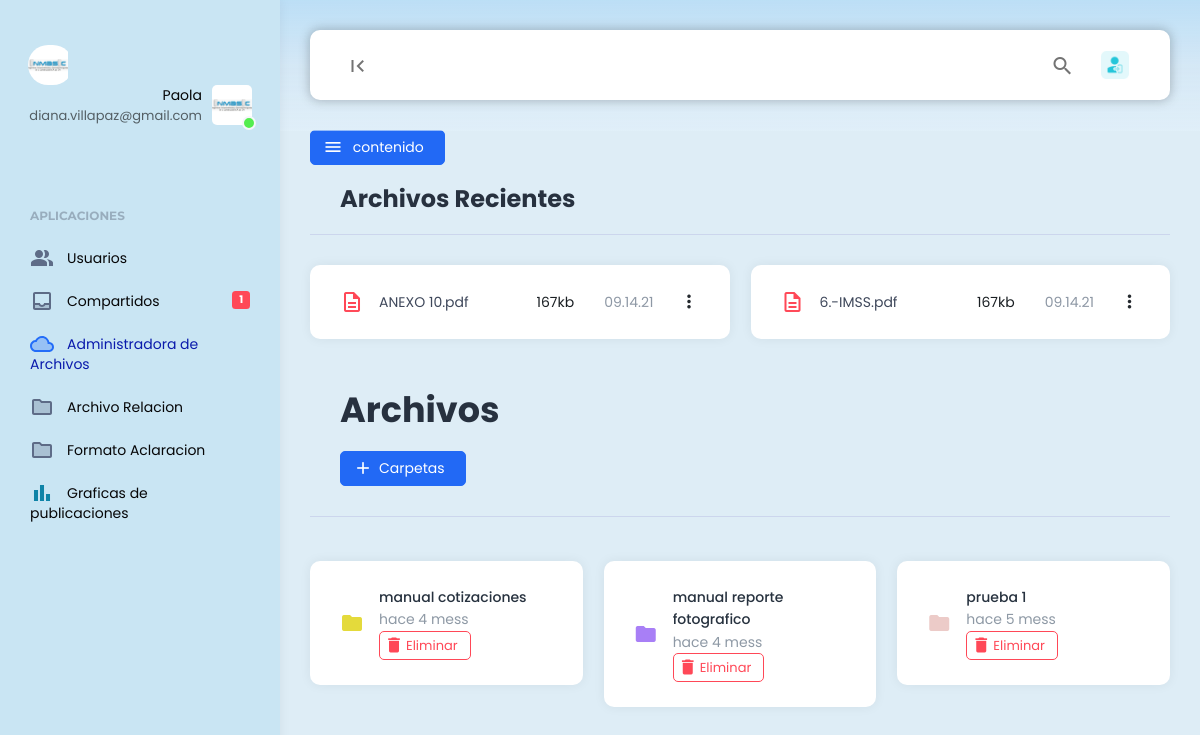
The page /Admin (signed in) on the database its author committed.
### tables this page shows
CREATE TABLE `archivos` (
  `id` int(11) NOT NULL,
  `nombre` varchar(255) NOT NULL,
  `tipo` varchar(100) NOT NULL,
  `fecha_create` timestamp NOT NULL DEFAULT current_timestamp() ON UPDATE current_timestamp(),
  `estado` int(11) NOT NULL DEFAULT 1,
  `elimina` datetime DEFAULT NULL,
  `id_carpeta` int(11) NOT NULL,
  `id_usuario` int(11) NOT NULL
);

CREATE TABLE `carpetas` (
  `id` int(11) NOT NULL,
  `nombre` varchar(255) NOT NULL,
  `fecha_create` timestamp NOT NULL DEFAULT current_timestamp() ON UPDATE current_timestamp(),
  `estado` int(11) NOT NULL DEFAULT 1,
  `id_usuario` int(11) NOT NULL
);

### Config/App/Controller.php (called while the page is built, shortened)
<?php
class Controller{
    public function cargarModel()
    {
        $model = get_class($this)."Model";
        $ruta = "Models/".$model.".php";
        if (file_exists($ruta)) {
            $this->model = new $model();
        }
    }
}
?>

### Config/App/Conexion.php (called while the page is built)
<?php
class Conexion {
    private $conect;
    public function __construct() {
        $pdo = "mysql:host=".HOST.";dbname=".DB.";charset=utf8";
        try {
            $this->conect = new PDO($pdo, USER, PASS);
            $this->conect->setAttribute(PDO::ATTR_ERRMODE, PDO::ERRMODE_EXCEPTION);
        } catch (PDOException $e) {
            echo "Error en la conexion: " . $e->getMessage();
        }
    }
    public function conect() {
        return $this->conect;
    }
}
?>

### Config/App/Query.php (called while the page is built, shortened)
<?php
class Query extends Conexion{
    private $pdo, $con, $sql, $datos;
    public function __construct() {
        $this->pdo = new Conexion();
        $this->con = $this->pdo->conect();
    }
    public function selectAll(string $sql)
    {
        $this->sql = $sql;
        $resul = $this->con->prepare($this->sql);
        $resul->execute();
        $data = $resul->fetchAll(PDO::FETCH_ASSOC);
        return $data;
    }
    public function save(string $sql, array $datos)
    {
        $this->sql = $sql;
        $this->datos = $datos;
        $insert = $this->con->prepare($this->sql);
        $data = $insert->execute($this->datos);
        if ($data) {
            $res = 1;
        }else{
            $res = 0;
        }
        return $res;
    }
}
?>

### Models/AdminModel.php (called while the page is built, shortened)
<?php
class AdminModel extends Query
{
    public function getCarpetas($id_usuario) {
        $sql = "SELECT * FROM carpetas WHERE id_usuario = $id_usuario AND estado = 1 AND id !=1  ORDER BY id DESC";
        return $this->selectAll($sql);
    }
    public function getArchivosRecientes($id_usuario)
    {
        $sql = "SELECT * FROM archivos WHERE id_usuario = $id_usuario AND estado = 1 ORDER BY id DESC LIMIT 6";
        return $this->selectAll($sql);
    }
    public function getConsulta(){
        $sql = "SELECT * FROM archivos WHERE estado =0";
        return $this->selectAll($sql);
    }
    public function eliminarRegistro($id_archivo){
        $sql = "DELETE FROM archivos WHERE id =?";
        $datos = array($id_archivo);
        return $this->save($sql, $datos);
    }
}
?>

### Config/App/Views.php (called while the page is built)
<?php
class Views{
    public function getView($pagina, $vista, $data="")
    {
        if ($pagina == "principal") {
            $vista = "Views/".$vista.".php";
        }else{
            $vista = "Views/".$pagina."/".$vista.".php";
        }
        require $vista;
    }
}
?>

### Views/Admin/home.php (the view, shortened to what this page needs)
<?php include_once 'Views/template/header.php';
?>
<div class="app-content">
    <?php include_once 'Views/components/menus.php'; ?>
    <div class="content-wrapper">
        <div class="container-fluid">
            <div class="section-description">
                <h1>Archivos Recientes</h1>
            </div>
            <div class="row">
                <?php foreach ($data['archivos'] as $archivo) { ?>
                    <div class="col-md-6">
                        <div class="card file-manager-recent-item">
                            <div class="card-body">
                                <div class="d-flex align-items-center">
                                    <i class="material-icons-outlined text-danger align-middle m-r-sm">description</i>
                                    <a href="<?php echo BASE_URL . 'Views/archivos/ver_archivo.php?archivo=' . urlencode($archivo['id_carpeta'] . '/' . $archivo['nombre']); ?>"
                                        target="_blank" class="file-manager-recent-item-title flex-fill">
                                        <?php echo $archivo['nombre']; ?>
                                    </a>
                                    <span class="p-h-sm">167kb</span>
                                    <span class="p-h-sm text-muted">09.14.21</span>
                                    <a href="#" class="dropdown-toggle file-manager-recent-file-actions"
                                        id="file-manager-recent-<?php echo $archivo['id']; ?>" data-bs-toggle="dropdown"
                                        aria-expanded="false"><i class="material-icons">more_vert</i></a>
                                </div>
                            </div>
                        </div>
                    </div>
                <?php } ?>
            </div>
            <div class="row">
                <div class="col">
                    <div class="page-description d-flex align-items-center">
                        <div class="page-description-content flex-grow-1">
                            <h1>Archivos</h1>
                        </div>
                        <div class="page-description-actions">
                            <a href="#" class="btn btn-primary" id="btnUpload"><i
                                    class="material-icons">add</i>Carpetas</a>
                        </div>
                    </div>
                </div>
            </div>
            <div class="row">
                <?php foreach ($data['carpetas'] as $carpeta) { ?>
                    <div class="col-md-4">
                        <div class="card file-manager-group">
                            <div class="card-body d-flex align-items-center">
                                <i class="material-icons" style="color: #<?php echo $carpeta['color']; ?>;">folder</i>
                                <div class="file-manager-group-info flex-fill">
                                    <a href="#" id="<?php echo $carpeta['id']; ?>"
                                        class="file-manager-group-title carpetas"><?php echo $carpeta['nombre']; ?></a>
                                    <span class="file-manager-group-about"><?php echo $carpeta['fecha']; ?></span>
				    <button type="button" id="btnEliminar" class="btn btn-outline-danger btn-sm m-r-xs" onclick="window.location.href='http://localhost/PInmasic/Views/Extra/Eliminar.php?id=<?php echo $carpeta['id']; ?>'">
		    <i class="material-icons">delete</i>Eliminar
		    </button>
                                </div>
                            </div>
                        </div>
                    </div>
                <?php } ?>
            </div>
	    </div>
    </div>
</div>
<?php
include_once 'Views/template/footer.php';
?>

### index.php (shortened to what this page needs)
<?php
$ruta = !empty($_GET['url']) ? $_GET['url'] : "principal/index";
$array = explode("/", $ruta);
$controller = ucfirst($array[0]);
$metodo = "index";
$parametro = "";
$dirControllers = "Controllers/" . $controller . ".php";
if (file_exists($dirControllers)) {
    $controller = new $controller();
    if (method_exists($controller, $metodo)) {
        $controller->$metodo($parametro);
    } else {
        header ('Location:' .BASE_URL . 'errors');
    }
} else {
    header ('Location:' .BASE_URL . 'errors');
}
?>

### Controllers/Admin.php (shortened to what this page needs)
<?php
class Admin extends Controller
{
    private $id_usuario, $correo;
    public function __construct()
    {
        $this->id_usuario = $_SESSION['id'];
        $this->correo = $_SESSION['correo'];
        $fecha = date('Y-m-d H:i:s');
        $eliminar = $this->model->getConsulta();
        $ruta = 'Assets/archivos/';
        for ($i = 0; $i < count($eliminar); $i++) {
            if ($eliminar[$i]['elimina'] < $fecha) {
                $accion = $this->model->eliminarRegistro($eliminar[$i]['id']);
            }
        }
    }
    public function index()
    {
	if($_SESSION['rol']==1){
        $data['title'] = 'Panel de administración';
        $data['script'] = 'files.js';
        $data['active'] = 'recent';
        $data['menu'] = 'Admin';
        $carpetas = $this->model->getCarpetas($this->id_usuario);
        $data['archivos'] = $this->model->getArchivosRecientes($this->id_usuario);
        for ($i = 0; $i < count($carpetas); $i++) {
            $carpetas[$i]['color'] = substr(md5($carpetas[$i]['id']), 0, 6);
            $carpetas[$i]['fecha'] = time_ago(strtotime($carpetas[$i]['fecha_create']));
        }
        $data['carpetas'] = $carpetas;
        $data['shares'] = $this->model->verificarEstado($this->correo);
        $this->views->getView('Admin', 'home', $data);
	}elseif($_SESSION['rol']==2){
	$data['title'] = 'Panel de administración';
        $data['script'] = 'files.js';
        $data['active'] = 'recent';
        $data['menu'] = 'Admin';
        $carpetas = $this->model->getCarpetas($this->id_usuario);
        $data['archivos'] = $this->model->getArchivosRecientes($this->id_usuario);
        $data['carpetas'] = $carpetas;
        $data['shares'] = $this->model->verificarEstado($this->correo);
        $this->views->getView('Usuario', 'home', $data);}
    }
}
?>

### Views/template/header.php (shortened to what this page needs)
<!DOCTYPE html>
<html lang="en">
<head>
    <link href="<?php echo BASE_URL . 'Assets/plugins/bootstrap/css/bootstrap.min.css'; ?>" rel="stylesheet">
    <link href="<?php echo BASE_URL . 'Assets/plugins/perfectscroll/perfect-scrollbar.css'; ?>" rel="stylesheet">
    <link href="<?php echo BASE_URL . 'Assets/plugins/pace/pace.css'; ?>" rel="stylesheet">
    <link rel="stylesheet" href="https://unpkg.com/dropzone@5/dist/min/dropzone.min.css" type="text/css">
    <link href="<?php echo BASE_URL . 'Assets/plugins/DataTables/datatables.min.css'; ?>" rel="stylesheet">
    <link href="<?php echo BASE_URL . 'Assets/css/select2.min.css'; ?>" rel="stylesheet">
    <link href="<?php echo BASE_URL . 'Assets/css/select2-bootstrap-5-theme.rtl.min.css'; ?>" rel="stylesheet">
    <link href="<?php echo BASE_URL . 'Assets/css/main.css'; ?>" rel="stylesheet">
    <link href="<?php echo BASE_URL . 'Assets/css/custom.css'; ?>" rel="stylesheet">
    <link href="<?php echo BASE_URL . 'Assets/js/jspdf.min.js'; ?>" rel="stylesheet">
</head>
<body>
    <div class="app align-content-stretch d-flex flex-wrap">
        <div class="app-sidebar">
            <div class="logo">
                <a href="#" class="logo-icon"><span class="logo-text">Inmasic</span></a>
                <div class="sidebar-user-switcher user-activity-online">
                    <a href="#">
                        <img src="<?php echo BASE_URL . 'Assets/images/logo.jpeg'; ?>" alt="Logo">
                        <span class="activity-indicator"></span>
                        <span class="user-info-text"><?php echo htmlspecialchars($_SESSION['nombre']); ?><br>
                            <span class="user-state-info"><?php echo htmlspecialchars($_SESSION['correo']); ?></span></span>
                    </a>
                </div>
            </div>
            <div class="app-menu">
                <ul class="accordion-menu">
                    <li class="sidebar-title">Aplicaciones</li>
                    <li class="<?php echo ($data['menu'] == 'usuarios') ? 'active-page' : ''; ?>">
                        <a href="<?php echo BASE_URL . 'usuarios'; ?>" class="<?php echo ($data['menu'] == 'usuarios') ? 'active' : ''; ?>">
                            <i class="material-icons">people_alt</i>Usuarios
                        </a>
                    </li>
                    <li class="<?php echo ($data['menu'] == 'share') ? 'active-page' : ''; ?>">
    <a href="<?php echo BASE_URL . 'compartidos'; ?>" class="<?php echo ($data['menu'] == 'share') ? 'active' : ''; ?>">
        <i class="material-icons-two-tone">inbox</i>Compartidos
        <span class="badge badge-danger badge-large float-end">1</span>
    </a>
</li>
                    <li class="<?php echo ($data['menu'] == 'Admin') ? 'active-page' : ''; ?>">
                        <a href="<?php echo BASE_URL . 'Admin'; ?>" class="<?php echo ($data['menu'] == 'Admin') ? 'active' : ''; ?>">
                            <i class="material-icons-two-tone">cloud_queue</i>Administradora de Archivos
                        </a>
                    </li>
                    <li class="<?php echo ($data['menu'] == 'documentos') ? 'active-page' : ''; ?>">
                        <a href="<?php echo BASE_URL . 'documentos'; ?>" class="<?php echo ($data['menu'] == 'documentos') ? 'active' : ''; ?>">
                            <i class="material-icons-two-tone" style="color: grey;">folder</i>Archivo Relacion
                        </a>
                    </li>
                    <li class="<?php echo ($data['menu'] == 'formato') ? 'active-page' : ''; ?>">
                        <a href="<?php echo BASE_URL . 'formato'; ?>" class="<?php echo ($data['menu'] == 'formato') ? 'active' : ''; ?>">
                            <i class="material-icons-two-tone" style="color: green;">folder</i>Formato Aclaracion
                        </a>
                    </li>
                    <li class="<?php echo ($data['menu'] == 'graficas') ? 'active-page' : ''; ?>">
                        <a href="<?php echo BASE_URL . 'graficas'; ?>" class="<?php echo ($data['menu'] == 'graficas') ? 'active' : ''; ?>">
                            <i class="material-icons-two-tone" style="color: red;">bar_chart</i>Graficas de publicaciones
                        </a>
                    </li>
                </ul>
            </div>
        </div>
        <div class="app-container">
            <div class="app-header">
                <nav class="navbar navbar-light navbar-expand-lg">
                    <div class="container-fluid">
                        <div class="navbar-nav" id="navbarNav">
                            <ul class="navbar-nav">
                                <li class="nav-item">
                                    <a class="nav-link hide-sidebar-toggle-button" href="#"><i class="material-icons">first_page</i></a>
                                </li>
                            </ul>
                        </div>
                        <div class="d-flex">
                            <ul class="navbar-nav">
                                <li class="nav-item">
                                    <a class="nav-link toggle-search" href="#"><i class="material-icons">search</i></a>
                                </li>
                                <li class="nav-item hidden-on-mobile">
                                    <a class="nav-link language-dropdown-toggle" href="#" id="languageDropDown" data-bs-toggle="dropdown"><img src="<?php echo BASE_URL . 'Assets/images/busqueda1.png'; ?>" alt=""></a>
                                </li>
                            </ul>
                        </div>
                    </div>
                </nav>
            </div>

### Views/components/menus.php (shortened to what this page needs)
<a href="#" class="content-menu-toggle btn btn-primary"><i class="material-icons">menu</i> contenido</a>

### Views/template/footer.php (shortened to what this page needs)
</div>
</div>
</body>
</html>

### rows shown on the page
archivos: nombre "ANEXO 10.pdf"
archivos: nombre "6.-IMSS.pdf"
carpetas: nombre "manual cotizaciones", fecha "hace 4 mess"
carpetas: nombre "manual reporte fotografico", fecha "hace 4 mess"
carpetas: nombre "prueba 1", fecha "hace 5 mess"

### other values the page prints
$_SESSION['nombre'] "Paola"
$_SESSION['correo'] "diana.villapaz@gmail.com"
